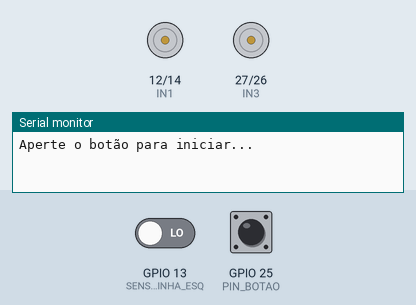
This sketch was run on a simulated ESP32. Parts: motor-driver pin pairs drawn as motors (green arrow = first pin HIGH = forward, orange = second pin HIGH = backward, longer = more drive), the last lines printed to the serial monitor. The inputs (shaded band) are chosen by the test bench; at power-on: GPIO 25 (PIN_BOTAO) HIGH, GPIO 13 (SENSOR_LINHA_ESQ) LOW.

Above: at 4.2 s.
4.3 s: GPIO 25 (PIN_BOTAO) pulled LOW for 0.15 s
At 7.1 s:
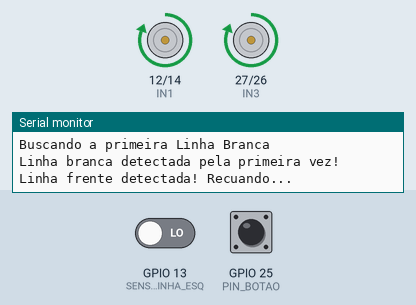
Timing chart, 0 to 8.6 s (numbered marks = the images above; inputs shaded):
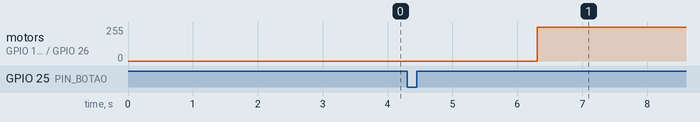

The sketch:

smeryl.ino
```cpp
#define IN1 12  // fio azul
#define IN2 14  // fio vermelha
#define IN3 27  // fio amarelo
#define IN4 26  // fio verde

#define SENSOR_DIR 33   // sensor E18 direita
#define SENSOR_ESQ 32   // sensor E18 esquerda
#define SENSOR_LINHA_ESQ 13
#define SENSOR_LINHA_DIR 35
#define SENSOR_LINHA_TRAS 34
#define PIN_BOTAO 25    // botão

bool iniciado = false;
bool linhaDetectada = false;

bool obstaculoDetectado(int pino) {
  if (digitalRead(pino) == LOW) {
    if (digitalRead(pino) == LOW) {
      return true;
    }
  }
  return false;
}

void frente() {
  digitalWrite(IN1, LOW);
  digitalWrite(IN2, HIGH);
  digitalWrite(IN3, LOW);
  digitalWrite(IN4, HIGH);
}

void tras() {
  digitalWrite(IN1, HIGH);
  digitalWrite(IN2, LOW);
  digitalWrite(IN3, HIGH);
  digitalWrite(IN4, LOW);
}

void esquerda() {
  digitalWrite(IN1, LOW);
  digitalWrite(IN2, HIGH);
  digitalWrite(IN3, HIGH);
  digitalWrite(IN4, LOW);
}

void direita() {
  digitalWrite(IN1, HIGH);
  digitalWrite(IN2, LOW);
  digitalWrite(IN3, LOW);
  digitalWrite(IN4, HIGH);
}

void parar() {
  digitalWrite(IN1, LOW);
  digitalWrite(IN2, LOW);
  digitalWrite(IN3, LOW);
  digitalWrite(IN4, LOW);
}

bool primeiraLinhaBranca() {
  if (iniciado) {
    frente();
    if (digitalRead(SENSOR_LINHA_ESQ) == LOW || digitalRead(SENSOR_LINHA_DIR) == LOW) {
      Serial.println("Linha branca detectada pela primeira vez!");
      linhaDetectada = true; // ativa modo normal
    }
  }
  return linhaDetectada;
}


void setup() {
  Serial.begin(115200);

  // pinos motores
  pinMode(IN1, OUTPUT);
  pinMode(IN2, OUTPUT);
  pinMode(IN3, OUTPUT);
  pinMode(IN4, OUTPUT);

  // sensores
  pinMode(SENSOR_DIR, INPUT);
  pinMode(SENSOR_ESQ, INPUT);
  pinMode(SENSOR_LINHA_ESQ, INPUT);
  pinMode(SENSOR_LINHA_DIR, INPUT);
  pinMode(SENSOR_LINHA_TRAS, INPUT);

  pinMode(PIN_BOTAO, INPUT_PULLUP);

  delay(3000);
  parar();
  Serial.println("Aperte o botão para iniciar...");
}


void loop() {


  if (!iniciado) {
    if (digitalRead(PIN_BOTAO) == LOW) {
      Serial.println("Botão pressionado! Iniciando em 2s...");
      delay(2000);
      iniciado = true;
    } else {
      parar();
      return;
    }
  }

  while (!linhaDetectada) {
    frente();
    Serial.println("Buscando a primeira Linha Branca");
    primeiraLinhaBranca();
  }

  // dar ré ao ver linha
  if (digitalRead(SENSOR_LINHA_ESQ) == LOW || digitalRead(SENSOR_LINHA_DIR) == LOW) {
    Serial.println("Linha frente detectada! Recuando...");
    tras();
    delay(1000);
    parar();
    return;
  }

  if (digitalRead(SENSOR_LINHA_TRAS) == LOW) {
    Serial.println("Linha tras detectada! Recuando...");
    frente();
    delay(1000);
    parar();
    return;
  }
  // procura adversário usando sensores E18
  bool dir = obstaculoDetectado(SENSOR_DIR);
  bool esq = obstaculoDetectado(SENSOR_ESQ);

  if (dir && esq) {
    frente();
    Serial.println("Frente");
  }
  else if (dir && !esq) {
    direita();
    Serial.println("Direita");

  }
  else if (!dir && esq) {
    esquerda();
    Serial.println("Esquerda");

  }
  else {
    direita();
    Serial.println("Buscando Inimigo");

  }
}
```

Measured:
- after the input at 4.3 s, motor on GPIO 12 (IN1) / GPIO 14 (IN2), motor on GPIO 27 (IN3) / GPIO 26 (IN4): stopped → forward 255/255 after 2.0 s
